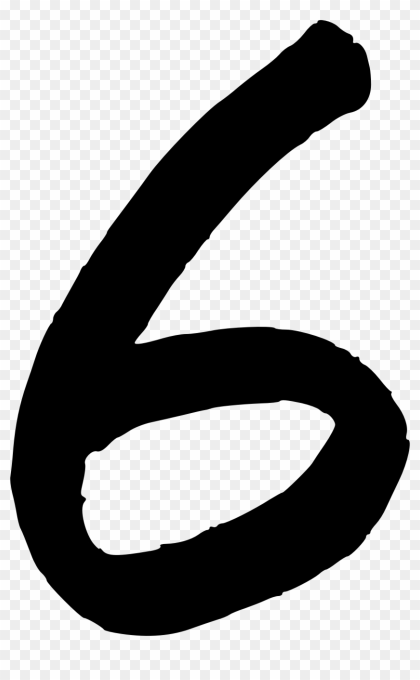
#> input picture Deep-Learning/Tensorflow_DL/6_image.png, 840 x 1359 px (shown at 1/2 size)
$ jupyter execute --allow-errors Mnist_neural_network.ipynb
#> lines starting #> are read from the running program, lines starting #| are printed output that depends on the picture; after the words box and inside, x2 and y2 are one past the last pixel; in counts of white or black regions, pixels touching at a corner belong together
[cell 1]
import tensorflow as tf
from tensorflow.keras.models import Sequential
from tensorflow.keras.layers import Dense, Flatten, Input
from tensorflow.keras.datasets import mnist
from tensorflow.keras.utils import to_categorical   # For one hot encoding

#> (a cell that did not finish here is left out)

#> (a cell that did not finish here is left out)

#> (a cell that did not finish here is left out)

[cell 5]
# After normalizing this x_train
# x_train[0]

#> (a cell that did not finish here is left out)

#> (a cell that did not finish here is left out)

#> (a cell that did not finish here is left out)

#> (a cell that did not finish here is left out)

#> (a cell that did not finish here is left out)

#> (a cell that did not finish here is left out)

[cell 12]
import cv2
import numpy as np

def preprocess_image(img_path):
    # Read as grayscale
#> called with img_path = '6_image.png'
    img = cv2.imread(img_path, cv2.IMREAD_GRAYSCALE)
#> img is the input picture: shape (1359, 840); min 0, max 255, mean 155.5

    # Invert if background is white
    if np.mean(img) > 127:
        img = cv2.bitwise_not(img)
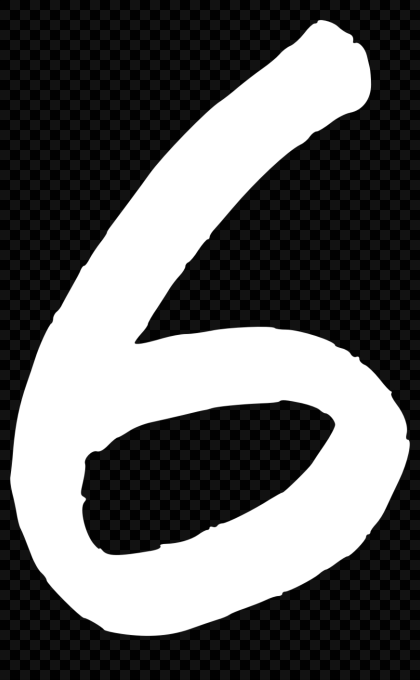
#> img: shape (1359, 840) (shown at 1/2 size); min 0, max 255, mean 99.5

    # Threshold the image (binary)
    _, img = cv2.threshold(img, 128, 255, cv2.THRESH_BINARY)
#> img: shape (1359, 840); 36.7% white; 1 white region

    # Find contours to crop the digit
    contours, _ = cv2.findContours(img, cv2.RETR_EXTERNAL, cv2.CHAIN_APPROX_SIMPLE)
#> contours = 1 contour; box (x1, y1, x2, y2) and area: (20, 40, 820, 1272) 519633
    if contours:
        x, y, w, h = cv2.boundingRect(contours[0])
#> x = 20; y = 40; w = 800; h = 1232
        img = img[y:y+h, x:x+w]
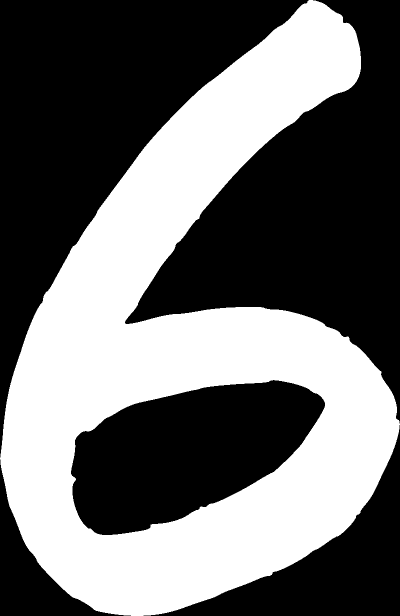
#> img: shape (1232, 800) (shown at 1/2 size); 42.5% white; 1 white region, box (x1, y1, x2, y2) and area: (0, 0, 800, 1232) 418701

    # Resize while keeping aspect ratio
    h, w = img.shape
    if h > w:
        new_h = 20
        new_w = int(w * (20/h))
#> new_w = 12
    else:
        new_w = 20
        new_h = int(h * (20/w))
    img = cv2.resize(img, (new_w, new_h))

    # Pad to 28x28
    pad_top = (28 - new_h) // 2
    pad_bottom = 28 - new_h - pad_top
    pad_left = (28 - new_w) // 2
#> pad_left = 8
    pad_right = 28 - new_w - pad_left
#> pad_right = 8
    img = cv2.copyMakeBorder(img, pad_top, pad_bottom, pad_left, pad_right,
                             cv2.BORDER_CONSTANT, value=0)
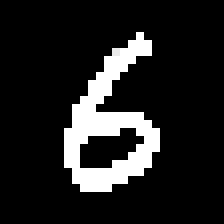
#> img: shape (28, 28) (shown 8 times larger); min 0, max 255, mean 33.1

    # Normalize
    img = img / 255.0
    img = np.expand_dims(img, axis=0)   # shape (1, 28, 28)

    return img

# Use it
img = preprocess_image("6_image.png")
#> (the rest of this cell did not finish here and is left out)

[cell 13]
# Correct only for MNIST-like images with proper padding like the MNIST dataset.
import cv2
import numpy as np

img_path = "2_image.png"  # your file

# Read as grayscale
img = cv2.imread(img_path, cv2.IMREAD_GRAYSCALE)
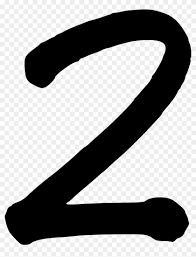
#> input picture Deep-Learning/Tensorflow_DL/2_image.png, 196 x 257 px
#> img is the input picture: shape (257, 196); min 0, max 255, mean 158.1

# Invert colors: black digit → white digit
img = cv2.bitwise_not(img)
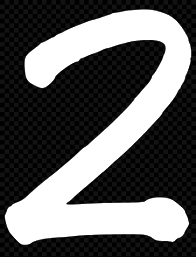
#> img: shape (257, 196); min 0, max 255, mean 96.9

# Resize to 28x28 (like MNIST)
img = cv2.resize(img, (28, 28))
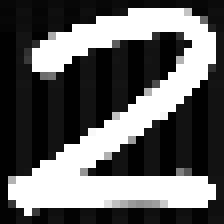
#> img: shape (28, 28) (shown 8 times larger); min 0, max 255, mean 97

# Normalize
img = img / 255.0

# Reshape for model input
img = np.expand_dims(img, axis=0)  # shape (1, 28, 28)

# Predict
#> (the rest of this cell did not finish here and is left out)
